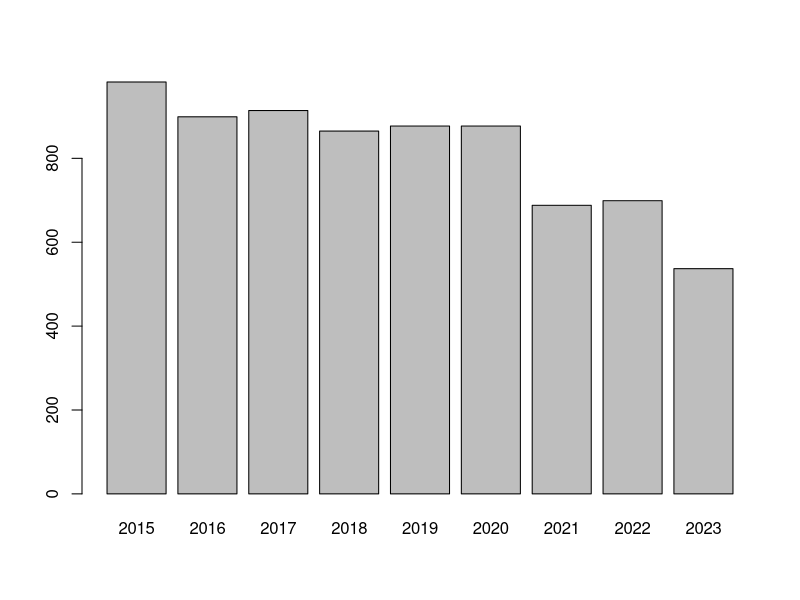
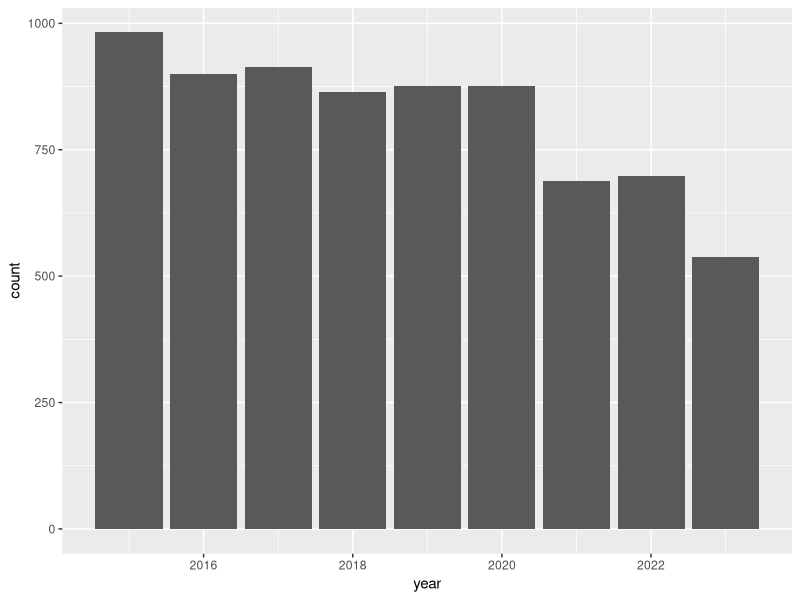
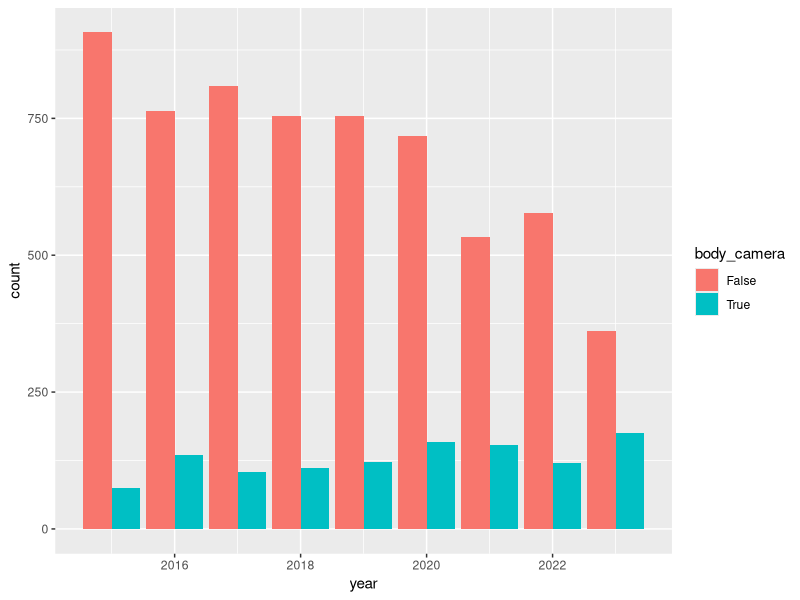
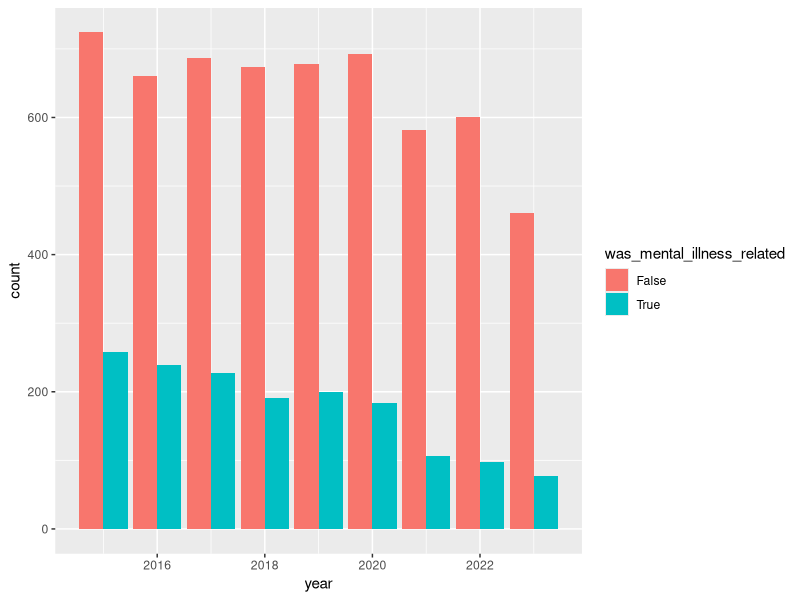
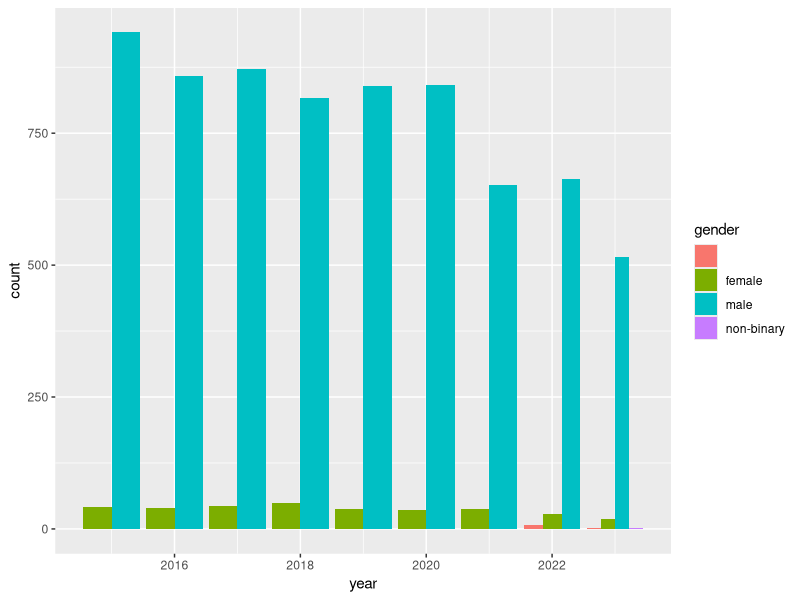
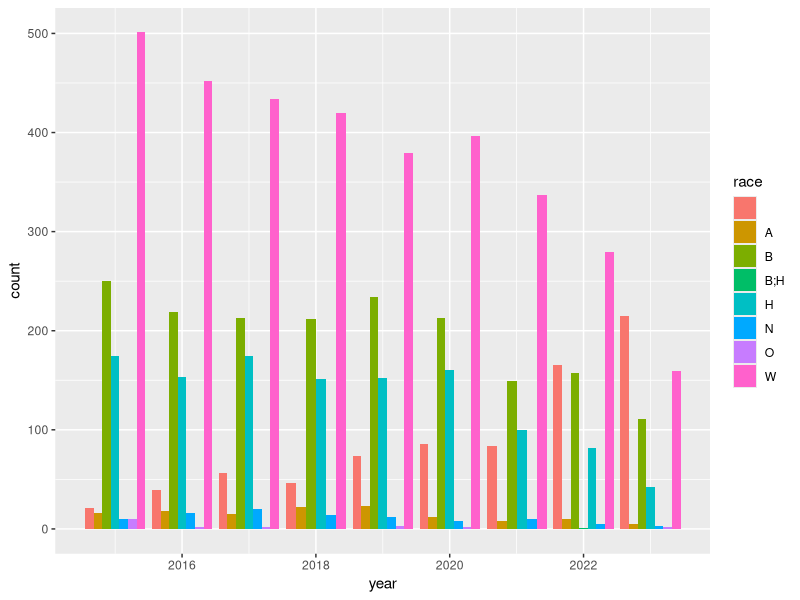

These charts were generated, in order, by the following R code: (Note: this script raises an error after producing the figures.)
# step04_01 exploratory data analysis - by year

# install packages
install.packages("tidyverse")
install.packages("tidyr")
install.packages("ggplot2")

# load libraries
library(tidyverse)
library(dplyr)
library(tidyr)
library(ggplot2)

## load cleaned data
df <- read.csv("data/fatal_clean.csv")

# get a count of fatal interactions by year
df %>% 
  count(year)

# creating bar graphs of fatal encounters ...

barplot(table(df$year)) # by year

# build base plot
base <- ggplot(df, aes(year))

base + geom_bar()


ggplot(df, aes(year, fill = body_camera)) + geom_bar(stat="count", position = "dodge") # body camera
ggplot(df, aes(year, fill = was_mental_illness_related)) + geom_bar(stat="count", position = "dodge") # mental illness
ggplot(df, aes(year, fill = gender)) + geom_bar(stat="count", position = "dodge") # gender
ggplot(df, aes(year, fill = race)) + geom_bar(stat="count", position = "dodge") # race
ggplot(df, aes(year, fill = age)) + geom_bar(stat="avg", position = "dodge") # age




        